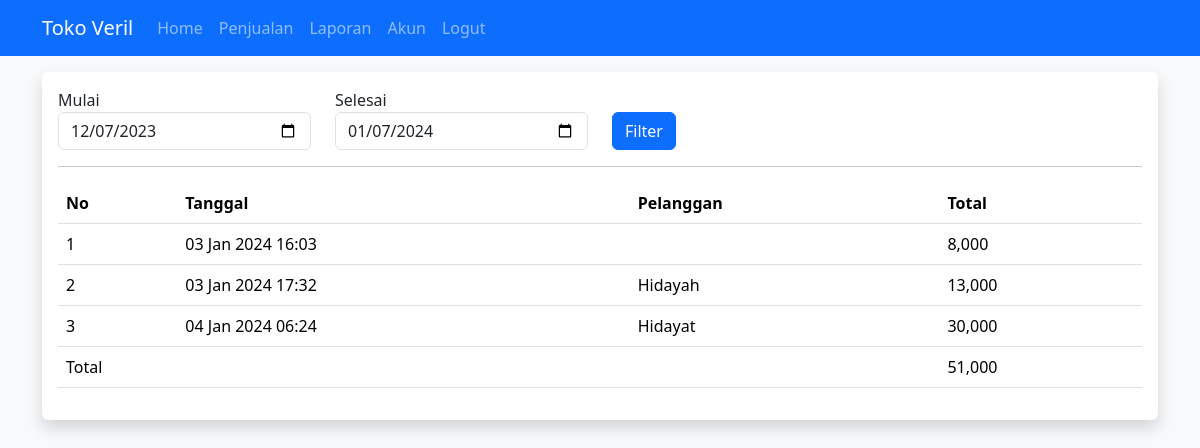
The app's page /kasir/laporan.php (signed in) with its own data.
### tables this page shows
CREATE TABLE `penjualan` (
  `id_penjualan` int(11) NOT NULL,
  `id_pelanggan` int(11) DEFAULT NULL,
  `id_toko` int(11) NOT NULL,
  `id_user` int(11) NOT NULL,
  `tanggal_penjualan` datetime NOT NULL,
  `total_penjualan` int(11) NOT NULL,
  `bayar_penjualan` int(11) NOT NULL,
  `kembalian_penjualan` int(11) NOT NULL
);

CREATE TABLE `pelanggan` (
  `id_pelanggan` int(11) NOT NULL,
  `id_toko` int(11) NOT NULL,
  `nama_pelanggan` varchar(100) NOT NULL,
  `email_pelanggan` varchar(100) NOT NULL,
  `telepon_pelanggan` varchar(25) NOT NULL,
  `alamat_pelanggan` varchar(100) NOT NULL
);

### kasir/laporan.php (the view)
<?php include 'header.php'; ?>
<?php
if (isset($_POST['tglm']) AND $_POST['tgls'])
{
    $tglm = $_POST['tglm'];
    $tgls = $_POST['tgls'];
} else{
    $tgls = date("Y-m-d");
    $tglm = (new Datetime($tgls))->modify("-1 month")->format("Y-m-d");
}
$laporan = array();
$id_toko = $_SESSION['user']['id_toko'];
$id_user = $_SESSION['user']['id_user'];
$ambil = $koneksi->query("SELECT * FROM penjualan
            LEFT JOIN pelanggan ON penjualan.id_pelanggan=pelanggan.id_pelanggan
            WHERE penjualan.id_toko='$id_toko' AND id_user='$id_user' AND DATE(tanggal_penjualan) BETWEEN '$tglm' AND '$tgls' ");
while ($tiap = $ambil->fetch_assoc())
{
    $laporan[] =$tiap;
}
?>
<div class="container">
    <div class="card border-0 shadow">
        <div class="card-body">
            <form method="post">
                <div class="row">
                    <div class="col-md-3">
                        <label>Mulai</label>
                        <input type="date" name="tglm" class="form-control" value="<?php echo $tglm ?>">
                    </div>
                    <div class="col-md-3">
                        <label>Selesai</label>
                        <input type="date" name="tgls" class="form-control" value="<?php echo $tgls ?>">
                    </div>
                    <div class="col-md-3">
                        <label>&nbsp;</label><br>
                        <button class="btn btn-primary" name="filter">Filter</button>
                    </div>
                </div>
            </form>
            <hr>
        <table class="table">
            <thead>
                <tr>
                    <th>No</th>
                    <th>Tanggal</th>
                    <th>Pelanggan</th>
                    <th>Total</th>
                </tr>
            </thead>
            <tbody>
                <?php $grandtotal =0; ?>
                <?php foreach ($laporan as $key => $value): ?>
                <?php $grandtotal+=$value["total_penjualan"] ?>
                <tr>
                    <td><?php echo $key+1 ?></td>
                    <td><?php echo date("d M Y H:i", strtotime($value['tanggal_penjualan'])) ?></td>
                    <td><?php echo $value['nama_pelanggan'] ?></td>
                    <td><?php echo number_format($value['total_penjualan']) ?></td>
                </tr>
                <?php endforeach ?>
            </tbody>
            <tfoot>
                <tr>
                    <td colspan="3">Total</td>
                    <td><?php echo number_format($grandtotal) ?></td>
                </tr>
            </tfoot>
        </table>
        </div>
    </div>
</div>
<?php include 'footer.php'; ?>

### records on screen
penjualan: tanggal_penjualan "03 Jan 2024 16:03", total_penjualan "8,000"
penjualan: tanggal_penjualan "03 Jan 2024 17:32", id_pelanggan.nama_pelanggan "Hidayah", total_penjualan "13,000"
penjualan: tanggal_penjualan "04 Jan 2024 06:24", id_pelanggan.nama_pelanggan "Hidayat", total_penjualan "30,000"

### other values on screen
$grandtotal "51,000"
